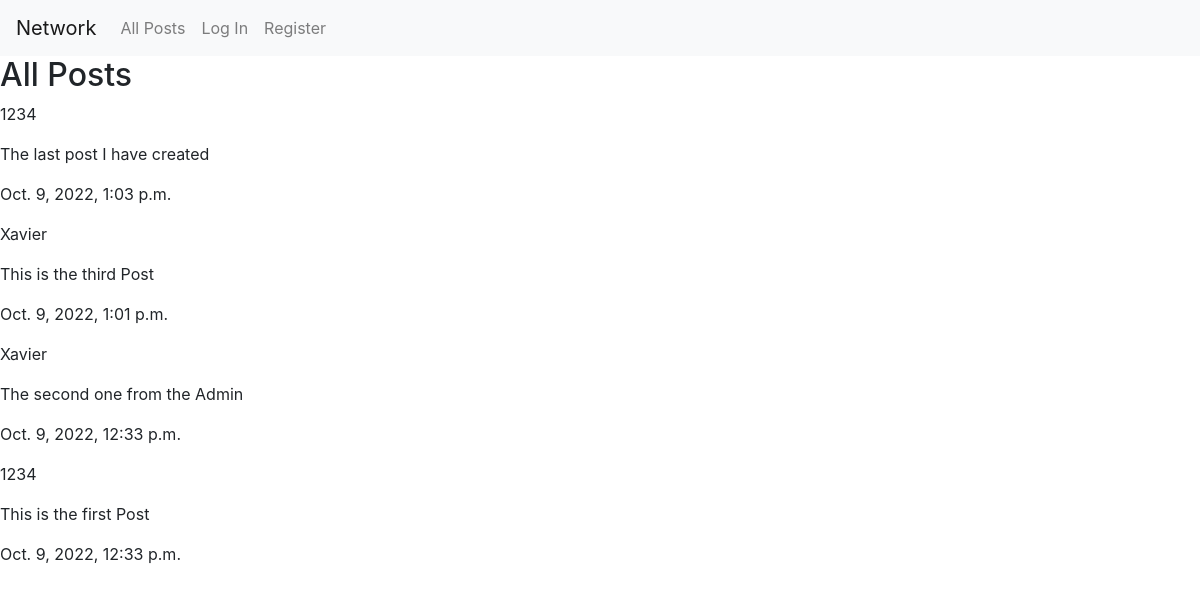
The page / on the database its author committed.
### network/models.py (models this page shows, shortened)
class Post(models.Model):
    poster = models.ForeignKey(
        User, on_delete=models.CASCADE, related_name="poster")
    content = models.TextField()
    creation_date = models.DateTimeField(auto_now=False, auto_now_add=True)
    modification_date = models.DateTimeField(auto_now=False, auto_now_add=True)

class User(AbstractUser):
    pass

### network/views.py (the view)
# urls.py: path("", views.index, name="index"),
def index(request):
    return render(request, "network/index.html", {
        "posts": Post.objects.order_by('-creation_date').all(),
        "post": createPostForm()
    })

### network/templates/network/index.html (shortened to what this page needs)
{% extends "network/layout.html" %} {% block body %}
<div class="header">
  <h2>All Posts</h2>
</div>
<div class="posts">
   {% for post in posts %}
  <div class="post">
    <p>{{ post.poster }}</p>
    <p>{{ post.content }}</p>
    <p>{{ post.creation_date}}</p>
  </div>
  {% endfor %}
</div>
{% endblock %}

### rows shown on the page
Post: poster "1234", content "The last post I have created", creation_date "Oct. 9, 2022, 1:03 p.m."
Post: poster "Xavier", content "This is the third Post", creation_date "Oct. 9, 2022, 1:01 p.m."
Post: poster "Xavier", content "The second one from the Admin", creation_date "Oct. 9, 2022, 12:33 p.m."
Post: poster "1234", content "This is the first Post", creation_date "Oct. 9, 2022, 12:33 p.m."
